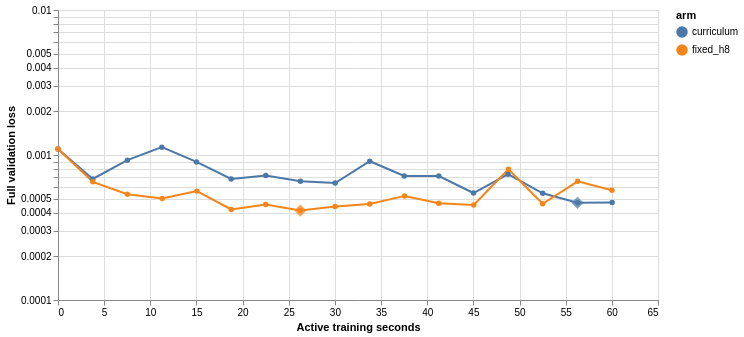

Describe this chart as a Vega-Lite specification.
### Vega-Lite specification from a JSON file in a GitHub repository (floating-point values rounded to 4 significant figures)
{"config": {"view": {"continuousWidth": 300, "continuousHeight": 300}}, "layer": [{"mark": {"type": "line", "point": true}, "encoding": {"color": {"field": "arm", "type": "nominal"}, "tooltip": [{"field": "arm", "type": "nominal"}, {"field": "work", "type": "quantitative"}, {"field": "validation_loss", "type": "quantitative"}], "x": {"field": "work", "title": "Active training seconds", "type": "quantitative"}, "y": {"field": "validation_loss", "scale": {"type": "log"}, "title": "Full validation loss", "type": "quantitative"}}}, {"mark": {"type": "point", "filled": true, "shape": "diamond", "size": 150}, "encoding": {"color": {"field": "arm", "type": "nominal"}, "tooltip": [{"field": "arm", "type": "nominal"}, {"field": "work", "type": "quantitative"}, {"field": "validation_loss", "type": "quantitative"}], "x": {"field": "work", "title": "Active training seconds", "type": "quantitative"}, "y": {"field": "validation_loss", "scale": {"type": "log"}, "title": "Full validation loss", "type": "quantitative"}}, "transform": [{"filter": "datum.selected"}]}], "data": {"values": [{"arm": "curriculum", "work": 0.0, "validation_loss": 0.001101, "selected": false}, {"arm": "curriculum", "work": 3.762, "validation_loss": 0.0006837, "selected": false}, {"arm": "curriculum", "work": 7.518, "validation_loss": 0.0009217, "selected": false}, {"arm": "curriculum", "work": 11.25, "validation_loss": 0.001133, "selected": false}, {"arm": "curriculum", "work": 15.01, "validation_loss": 0.0008966, "selected": false}, {"arm": "curriculum", "work": 18.76, "validation_loss": 0.0006842, "selected": false}, {"arm": "curriculum", "work": 22.51, "validation_loss": 0.0007229, "selected": false}, {"arm": "curriculum", "work": 26.26, "validation_loss": 0.00066, "selected": false}, {"arm": "curriculum", "work": 30.03, "validation_loss": 0.00064, "selected": false}, {"arm": "curriculum", "work": 33.78, "validation_loss": 0.0009056, "selected": false}, {"arm": "curriculum", "work": 37.51, "validation_loss": 0.000716, "selected": false}, {"arm": "curriculum", "work": 41.25, "validation_loss": 0.0007152, "selected": false}, {"arm": "curriculum", "work": 45.01, "validation_loss": 0.0005467, "selected": false}, {"arm": "curriculum", "work": 48.76, "validation_loss": 0.0007372, "selected": false}, {"arm": "curriculum", "work": 52.51, "validation_loss": 0.000544, "selected": false}, {"arm": "curriculum", "work": 56.28, "validation_loss": 0.0004681, "selected": true}, {"arm": "curriculum", "work": 60.03, "validation_loss": 0.0004701, "selected": false}, {"arm": "fixed_h8", "work": 0.0, "validation_loss": 0.001101, "selected": false}, {"arm": "fixed_h8", "work": 3.77, "validation_loss": 0.000653, "selected": false}, {"arm": "fixed_h8", "work": 7.513, "validation_loss": 0.0005365, "selected": false}, {"arm": "fixed_h8", "work": 11.29, "validation_loss": 0.0005015, "selected": false}, {"arm": "fixed_h8", "work": 15.04, "validation_loss": 0.0005635, "selected": false}, {"arm": "fixed_h8", "work": 18.78, "validation_loss": 0.0004213, "selected": false}, {"arm": "fixed_h8", "work": 22.5, "validation_loss": 0.0004557, "selected": false}, {"arm": "fixed_h8", "work": 26.25, "validation_loss": 0.0004141, "selected": true}, {"arm": "fixed_h8", "work": 30.02, "validation_loss": 0.0004421, "selected": false}, {"arm": "fixed_h8", "work": 33.77, "validation_loss": 0.0004593, "selected": false}, {"arm": "fixed_h8", "work": 37.55, "validation_loss": 0.0005223, "selected": false}, {"arm": "fixed_h8", "work": 41.25, "validation_loss": 0.0004642, "selected": false}, {"arm": "fixed_h8", "work": 45.04, "validation_loss": 0.0004516, "selected": false}, {"arm": "fixed_h8", "work": 48.8, "validation_loss": 0.0007979, "selected": false}, {"arm": "fixed_h8", "work": 52.5, "validation_loss": 0.0004611, "selected": false}, {"arm": "fixed_h8", "work": 56.3, "validation_loss": 0.0006585, "selected": false}, {"arm": "fixed_h8", "work": 60.01, "validation_loss": 0.000571, "selected": false}]}, "height": 290, "width": 600, "$schema": "https://vega.github.io/schema/vega-lite/v6.4.1.json"}
